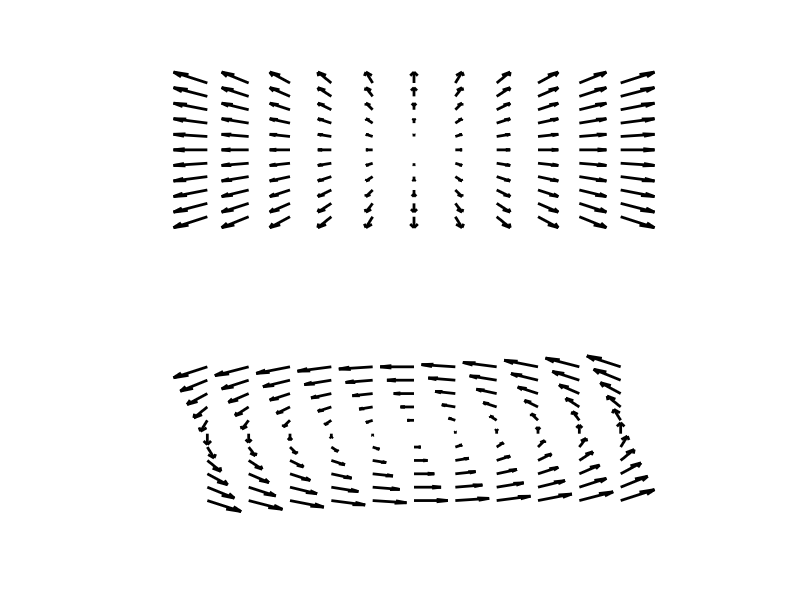

The MATLAB script that drew this image:
clear;close all;clc;

minval = -1;
maxval = 1;
spaceval =  0.2;

[x, y] = meshgrid(minval:spaceval:maxval, minval:spaceval:maxval);

u_curl_free = x;  
v_curl_free = y; 

figure;
set(gcf,'position',[746 1 277 536])
subplot(2,1,1)
quiver(x, y, u_curl_free, v_curl_free, 'k','LineWidth',2);
xlabel('x');
ylabel('y');
axis off;
grid off;
drawnow

u_div_free = -y;  
v_div_free = x;  

subplot(2,1,2)
quiver(x, y, u_div_free, v_div_free, 'k','LineWidth',2);
xlabel('x');
ylabel('y');
axis off;
grid off;
drawnow